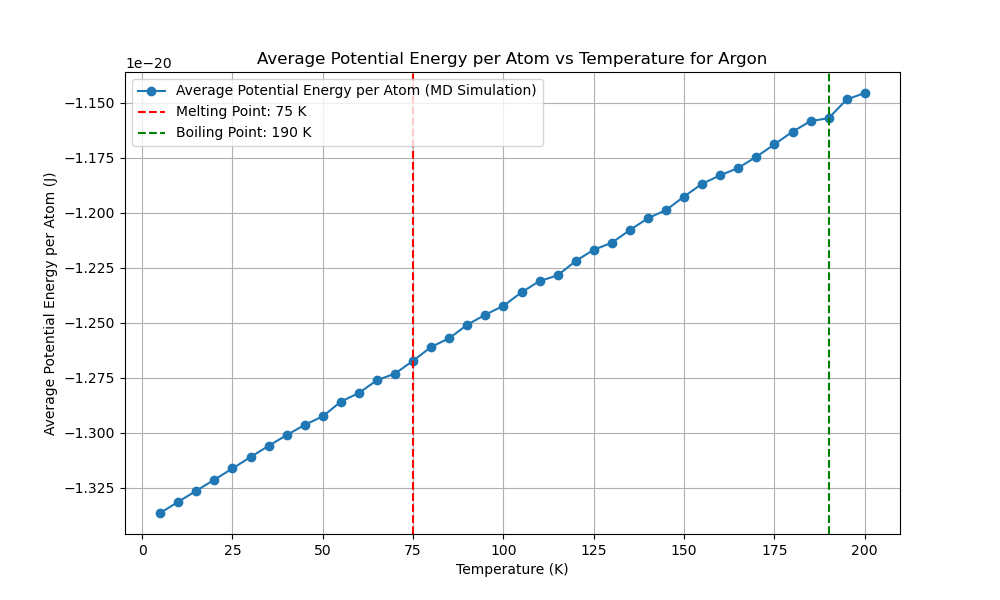

This figure's Python source:
import numpy as np
import matplotlib.pyplot as plt
from scipy.optimize import minimize
from multiprocessing import Pool
import time
from reportlab.lib.pagesizes import letter
from reportlab.pdfgen import canvas
from tqdm import tqdm
from numba import njit, prange
import logging
import os

# Get the directory of the current script
script_dir = os.path.dirname(os.path.abspath(__file__))
script_base_name = os.path.splitext(os.path.basename(__file__))[0]

# Set up logging with the script's base name and directory
log_file_path = os.path.join(script_dir, f'{script_base_name}.log')
logging.basicConfig(filename=log_file_path, 
            level=logging.INFO, format='%(asctime)s:%(levelname)s:%(message)s')

EPSILON = 1.654017502e-21  
SIGMA = 3.405e-10  
MASS = 6.63e-26  
K_B = 1.38e-23 

def create_fcc_lattice(a, n):
    """Create an FCC lattice."""
    base = np.array([[0, 0, 0],
                     [0.5, 0.5, 0], [0.5, 0, 0.5], [0, 0.5, 0.5]])
    positions = np.zeros((n**3 * 4, 3))
    index = 0
    for x in range(n):
        for y in range(n):
            for z in range(n):
                offset = np.array([x, y, z])
                for b in base:
                    positions[index] = (offset + b) * a
                    index += 1
    return positions

@njit
def lennard_jones(r2):
    """Calculate the Lennard-Jones potential and force."""
    r6 = (SIGMA ** 2 / r2) ** 3
    r12 = r6 ** 2
    potential = 4 * EPSILON * (r12 - r6)
    force = 24 * EPSILON * (2 * r12 - r6) / r2
    return potential, force

@njit
def apply_pbc(position, box_length):
    """Apply periodic boundary conditions."""
    return position - box_length * np.round(position / box_length)

@njit
def custom_norm(arr, axis=1):
    """Compute the norm along a specified axis."""
    if axis == 1:
        return np.sqrt(np.sum(arr**2, axis=1))
    elif axis == 0:
        return np.sqrt(np.sum(arr**2, axis=0))
    else:
        raise ValueError("Invalid axis")

@njit(parallel=True)
def compute_forces(positions, box_length):
    """Compute forces using Lennard-Jones potential with PBC."""
    N = len(positions)
    forces = np.zeros_like(positions)
    potential_energy = 0.0

    for i in prange(N):
        for j in range(i + 1, N):
            r_vec = apply_pbc(positions[i] - positions[j], box_length)
            r2 = np.dot(r_vec, r_vec)
            if r2 < (3 * SIGMA) ** 2:
                potential, force = lennard_jones(r2)
                f = force * r_vec
                forces[i] += f
                forces[j] -= f
                potential_energy += potential
                
    return forces, potential_energy

@njit
def velocity_verlet_adaptive(positions,
            velocities, forces, dt, box_length, max_force_threshold=1e-12):
    """Velocity-Verlet integration with adaptive time step."""
    new_positions = positions + velocities * dt + 0.5 * forces * dt**2 / MASS
    new_positions = apply_pbc(new_positions, box_length)
    new_forces, _ = compute_forces(new_positions, box_length)
    max_force = np.max(custom_norm(new_forces, axis=1))
    
    if max_force > max_force_threshold:
        dt = max(0.9 * dt * (max_force_threshold / max_force)**0.5, 1e-16)
    
    new_velocities = velocities + 0.5 * (forces + new_forces) * dt / MASS
    return new_positions, new_velocities, new_forces, dt

@njit
def standard_verlet_adaptive(positions,
    velocities, forces, dt, box_length, max_force_threshold=1e-12):
    """Standard Verlet integration with adaptive time step."""
    new_positions = positions + velocities * dt + 0.5 * forces * dt**2 / MASS
    new_positions = apply_pbc(new_positions, box_length)
    new_forces, _ = compute_forces(new_positions, box_length)
    max_force = np.max(custom_norm(new_forces, axis=1))

    if max_force > max_force_threshold:
        dt = max(0.9 * dt * (max_force_threshold / max_force)**0.5, 1e-16)

    new_velocities = velocities + new_forces * dt / MASS
    return new_positions, new_velocities, new_forces, dt

@njit
def leapfrog_verlet_adaptive(positions,
    velocities, forces, dt, box_length, max_force_threshold=1e-12):
    """Leapfrog Verlet integration with adaptive time step."""
    half_dt = 0.5 * dt
    velocities_half = velocities + forces * half_dt / MASS
    new_positions = positions + velocities_half * dt
    new_positions = apply_pbc(new_positions, box_length)
    new_forces, _ = compute_forces(new_positions, box_length)
    max_force = np.max(custom_norm(new_forces, axis=1))

    if max_force > max_force_threshold:
        dt = max(0.9 * dt * (max_force_threshold / max_force)**0.5, 1e-16)

    new_velocities = velocities_half + new_forces * half_dt / MASS
    return new_positions, new_velocities, new_forces, dt

def adaptive_equilibration(positions, velocities, forces, dt, box_length,
       verlet_algorithm, initial_equilibration_window=150,
   initial_threshold=8.5e-22, min_threshold=8e-25,
   max_threshold=5e-21, max_steps=5000):
    
    
    """Perform adaptive equilibration with dynamic threshold and window adjustment."""
    equilibration_steps = 0
    recent_potential_energies = []
    forces, _ = compute_forces(positions, box_length)
    threshold = initial_threshold
    equilibration_window = initial_equilibration_window
    with tqdm(total=equilibration_window, desc="Equilibration") as pbar:
        while equilibration_steps < max_steps:
            positions, velocities, forces, dt = verlet_algorithm(positions,
                velocities, forces, dt, box_length)
            _, potential_energy = compute_forces(positions, box_length)
            recent_potential_energies.append(potential_energy)
            if len(recent_potential_energies) > equilibration_window:
                recent_potential_energies.pop(0)
                mean_potential_energy = np.mean(recent_potential_energies)
                std_potential_energy = np.std(recent_potential_energies)
                logging.info(f" ((len(recent_p_energies) > equiwindow)) STD:  {std_potential_energy:.5e} , MEAN: {mean_potential_energy:.5e}")
                # Dynamically adjust the threshold based on the standard deviation
                if std_potential_energy > threshold:
                    # threshold = min(threshold * 1.1, max_threshold)
                    threshold = max(threshold * 0.9, min_threshold)
                    equilibration_window = int(equilibration_window * 1.1)
                    
                    
            
                    
                    
                    
                    logging.info(f" ((std_potential_energy > threshold)) threshold:  {threshold:.5e} , MEAN: {mean_potential_energy:.5e}")
                else:
                    # threshold = max(threshold * 0.9, min_threshold)
                    threshold = min(threshold * 1.1, max_threshold)
                    
                    
            
                    
                    
                    logging.info(f" ((std_potential_energy < threshold)) threshold:  {threshold:.5e} , MEAN: {mean_potential_energy:.5e}")
                
                if std_potential_energy < threshold and np.abs(potential_energy - mean_potential_energy) < threshold:
                    logging.info(f"Equilibration completed in {equilibration_steps} steps with dt={dt:.2e}")
                    break
                pbar.update(1)
            equilibration_steps += 1
            if equilibration_steps % 1000 == 0:
                logging.info(f"Step {equilibration_steps}: Potential Energy = {potential_energy:.5e}, dt = {dt:.2e}")
    return positions, velocities, forces, dt, equilibration_steps

def run_md_for_temperature(T, seed, verlet_algorithm,
                           dt, sampling_steps=60000):
    """Run MD simulation for a single temperature using the specified Verlet algorithm."""
    np.random.seed(seed)
    a = 5.26e-10  # Initial guess for the lattice parameter
    n = 3  # Number of unit cells in each dimension
    positions = create_fcc_lattice(a, n)
    box_length = n * a  # Length of the simulation box
    N = len(positions)
    
    # Initialize velocities for 5K
    velocities = np.random.randn(N, 3) * np.sqrt(K_B * 5 / MASS)
    forces, _ = compute_forces(positions, box_length)

    # Rescale velocities to the desired temperature
    current_temperature = np.sum(MASS * np.sum(velocities**2, axis=1)) / (3 * N * K_B)
    scale_factor = np.sqrt(T / current_temperature)
    velocities *= scale_factor

    # Adaptive equilibration
    positions, velocities, forces, dt, equilibration_steps = adaptive_equilibration(
        positions, velocities, forces,
        dt, box_length, verlet_algorithm)

    logging.info(f"Equilibration steps: {equilibration_steps}")

    print(f"Equilibration steps: {equilibration_steps}")

    potential_energy = 0
    initial_total_energy = 0
    count = 0
    total_energy_drift = 0

    with tqdm(total=sampling_steps, desc="Progress") as pbar:
        potential_energy = 0
        count = 0
        total_energy_drift = 0
        initial_total_energy = None
    
        for step in range(sampling_steps):
            positions, velocities, forces, dt = verlet_algorithm(
                positions, velocities, forces, dt, box_length
            )
            kinetic_energy = 0.5 * MASS * np.sum(velocities**2)
            _, potential_energy_step = compute_forces(positions, box_length)
            total_energy = kinetic_energy + potential_energy_step
            potential_energy += potential_energy_step
    
            if step == 0:
                initial_total_energy = total_energy
    
            total_energy_drift += abs(total_energy - initial_total_energy)
            count += 1
            pbar.update(1)
            if step % 1000 == 0:
                logging.info(f"Step {step}: Kinetic Energy = {kinetic_energy:.5e}, Potential Energy = {potential_energy_step:.5e}, Total Energy = {total_energy:.5e}")
        
        average_potential_energy = potential_energy / count / N  
        energy_drift = total_energy_drift / count
    
    return dt, average_potential_energy, energy_drift

def potential_energy_for_lattice(a):
    """Calculate potential energy for a given lattice parameter."""
    positions = create_fcc_lattice(a, 3)
    box_length = 3 * a
    _, potential_energy = compute_forces(positions, box_length)
    return potential_energy

def optimize_lattice_parameter():
    """Optimize the lattice parameter."""
    initial_guesses = np.linspace(4.5e-10, 6e-10, 500)
    results = [minimize(potential_energy_for_lattice,
                        [guess], bounds=[(4.5e-10, 6e-10)]) for
               guess in initial_guesses]
    best_result = min(results, key=lambda x: x.fun)
    return best_result.x[0]

def test_time_steps(T, seed, verlet_algorithm,
                    time_steps, sampling_steps=60000):
    """Test different time steps."""
    with Pool(2) as pool:
        args = [(T, seed, verlet_algorithm,
                 dt, sampling_steps) for dt in time_steps]
        results = pool.starmap(run_md_for_temperature, args)
    return results

def run_preliminary_steps_parallel(temperatures, seeds,
                   verlet_algorithms, algorithm_names, 
               time_steps, preliminary_steps):
    """Run preliminary steps sequentially."""
    results = []
    for alg in verlet_algorithms:
        alg_results = []
        for T, seed, dt in zip(temperatures, seeds, time_steps):
            result = run_md_for_temperature(T, seed, alg,
                                            dt, preliminary_steps)
            alg_results.append(result)
        results.append(alg_results)
    
    potential_energies_per_algorithm = []
    energy_drifts_per_algorithm = []
    best_time_steps = []

    for i, alg_results in enumerate(results):
        if len(alg_results) == 0:
            print(f"No results for algorithm {algorithm_names[i]}")  
            logging.warning(f"No results for algorithm {algorithm_names[i]}")
            
            continue
        potential_energies = [res[1] for res in alg_results]
        energy_drifts = [res[2] for res in alg_results]
        best_time_step = time_steps[np.argmin([res[2] for res in alg_results])]
        
        potential_energies_per_algorithm.append(np.mean(potential_energies))
        energy_drifts_per_algorithm.append(np.mean(energy_drifts))
        best_time_steps.append(best_time_step)
    
    return potential_energies_per_algorithm, energy_drifts_per_algorithm, best_time_steps

def find_best_sampling_steps(T, seed, verlet_algorithm,
                time_step, sampling_step_range):
    """Find the best sampling steps."""
    results = []
    for sampling_steps in sampling_step_range:
        dt, potential_energy, energy_drift = run_md_for_temperature(T, seed,
                            verlet_algorithm, time_step, sampling_steps)
        results.append((sampling_steps, potential_energy, energy_drift))
    return results

def generate_pdf_report(melting_point, boiling_point, a_opt, temperatures, potential_energies, runtime, best_algorithm_name, best_time_step, reason):
    """Generate a PDF report."""
    script_base_name = os.path.splitext(os.path.basename(__file__))[0]
    filename = os.path.join(script_dir, f"{script_base_name}.pdf")
    plot_filename = os.path.join(script_dir, f"{script_base_name}.png")

    c = canvas.Canvas(filename, pagesize=letter)
    width, height = letter

    c.drawString(50, height - 50, "Molecular Dynamics Simulation Report")
    c.drawString(50, height - 70, f"Optimized Lattice Parameter: {a_opt:.4e} m")
    c.drawString(50, height - 90, f"Melting Point: {melting_point} K")
    c.drawString(50, height - 110, f"Boiling Point: {boiling_point} K")
    c.drawString(50, height - 130, f"Total Runtime: {runtime:.2f} seconds")
    c.drawString(50, height - 150, f"Best Verlet Algorithm: {best_algorithm_name}")
    c.drawString(50, height - 170, f"Best Time Step: {best_time_step:.2e} s")

    reason_text = f"Reason: {reason}"
    max_chars_per_line = 78
    wrapped_reason = "\n".join([reason_text[i:i + max_chars_per_line] for i in range(0, len(reason_text), max_chars_per_line)])
    text_lines = wrapped_reason.split('\n')
    for i, line in enumerate(text_lines):
        c.drawString(50, height - 190 - i * 20, line)

    # Plot and save the temperature vs potential energy graph
    plt.figure(figsize=(10, 6))
    plt.plot(temperatures, potential_energies, marker='o', linestyle='-', label='Average Potential Energy per Atom (MD Simulation)')
    plt.xlabel('Temperature (K)')
    plt.ylabel('Average Potential Energy per Atom (J)')
    plt.title('Average Potential Energy per Atom vs Temperature for Argon')
    plt.axvline(melting_point, color='r', linestyle='--', label=f'Melting Point: {melting_point} K')
    plt.axvline(boiling_point, color='g', linestyle='--', label=f'Boiling Point: {boiling_point} K')
    plt.legend()
    plt.grid(True)
    plt.savefig(plot_filename)  # Save the plot
    plt.close()

    # Ensure the image file exists before attempting to draw it
    try:
        c.drawImage(plot_filename, 50, 200, width=500, height=300)
    except FileNotFoundError:
        logging.error(f"File {plot_filename} not found. Skipping image in the PDF report.")

    c.save()

def main():
    """Main function to run the MD simulation."""
    start_time = time.time()

    a_opt = optimize_lattice_parameter()
    print(f"Optimized lattice parameter: {a_opt}")
    logging.info(f"Optimized lattice parameter: {a_opt}")

    temperatures = np.arange(5, 205, 5)
    preliminary_temperatures = np.arange(110, 200, 15)

    time_steps = [
        1e-15
        ,5e-16,5e-15,1e-14
        ]

    seeds = np.random.randint(0, 10000, len(temperatures))
    preliminary_seeds = np.random.randint(0, 10000, len(preliminary_temperatures))

    verlet_algorithms = [
        velocity_verlet_adaptive,
        standard_verlet_adaptive,
        leapfrog_verlet_adaptive
    ]
    algorithm_names = [
        "Velocity-Verlet (Adaptive)",
        "Standard Verlet (Adaptive)",
        "Leapfrog Verlet (Adaptive)"
    ]

    preliminary_steps = 2000
    potential_energies_per_algorithm, energy_drifts_per_algorithm, best_time_steps = run_preliminary_steps_parallel(
        preliminary_temperatures,
        preliminary_seeds,
        verlet_algorithms,
        algorithm_names, time_steps, preliminary_steps)

    if not potential_energies_per_algorithm or not energy_drifts_per_algorithm or not best_time_steps:
        print("Error: No valid preliminary results obtained.")
        logging.error("No valid preliminary results obtained.")
        return

    best_algorithm_index = np.argmin([pe + ed for pe, ed in zip(potential_energies_per_algorithm,
                                        energy_drifts_per_algorithm)])
    best_verlet_algorithm = verlet_algorithms[best_algorithm_index]
    best_algorithm_name = algorithm_names[best_algorithm_index]
    best_time_step = best_time_steps[best_algorithm_index]
    reason = (f"Lowest average potential energy ({potential_energies_per_algorithm[best_algorithm_index]:.2e} J) "
              f"and minimal energy drift ({energy_drifts_per_algorithm[best_algorithm_index]:.2e} J) "
              f"during preliminary simulation.")
    print(f"Best Verlet algorithm: {best_algorithm_name}")
    print(f"Best time step: {best_time_step}")

    sampling_step_range = [10000, 15000, 20000, 40000, 60000, 80000]
    sampling_results = find_best_sampling_steps(temperatures[0],
        seeds[0], best_verlet_algorithm, best_time_step,
        sampling_step_range)

    for sampling_steps, potential_energy, energy_drift in sampling_results:
        print(f"Sampling steps: {sampling_steps}, Potential energy: {potential_energy:.2e} J, Energy drift: {energy_drift:.2e} J")
        logging.info(f"Sampling steps: {sampling_steps}, Potential energy: {potential_energy:.2e} J, Energy drift: {energy_drift:.2e} J")

    best_sampling_steps = min(sampling_results, key=lambda x: x[2])[0]
    print(f"Best sampling steps: {best_sampling_steps}")
    logging.info(f"Best sampling steps: {best_sampling_steps}")

    with Pool(2) as pool:
        results = pool.starmap(run_md_for_temperature, [(T, seed,
                             best_verlet_algorithm, best_time_step,
                 best_sampling_steps) for T, seed in zip(temperatures, seeds)])

    dts, potential_energies, energy_drifts = zip(*results)

    end_time = time.time()
    runtime = end_time - start_time
    print(f"Runtime: {runtime:.2f} seconds")

    first_derivative = np.gradient(potential_energies, temperatures)
    second_derivative = np.gradient(first_derivative, temperatures)

    plt.figure(figsize=(10, 6))
    plt.plot(temperatures, potential_energies, marker='o', linestyle='-',
         label='Average Potential Energy (MD Simulation)')
    plt.xlabel('Temperature (K)')
    plt.ylabel('Average Potential Energy (J)')
    plt.title('Average Potential Energy vs Temperature for Argon')
    plt.legend()
    plt.grid(True)

    melting_point = temperatures[np.argmax(first_derivative)]

    post_melting_temperatures = temperatures[temperatures > melting_point]
    post_melting_second_derivative = second_derivative[temperatures > melting_point]

    if post_melting_temperatures.size > 0 and post_melting_second_derivative.size > 0:
        boiling_point = post_melting_temperatures[np.argmax(post_melting_second_derivative)]
    else:
        boiling_point = None
        logging.warning("No boiling point found due to empty post-melting temperature or second derivative.")

    plt.axvline(melting_point, color='r', linestyle='--',
                label=f'Melting Point: {melting_point} K')
    if boiling_point:
        plt.axvline(boiling_point, color='g', linestyle='--',
                    label=f'Boiling Point: {boiling_point} K')
    plt.legend()
    plt.show()

    generate_pdf_report(melting_point, boiling_point,
            a_opt, temperatures, potential_energies, runtime,
            best_algorithm_name, best_time_step, reason)

if __name__ == "__main__":
    main()
